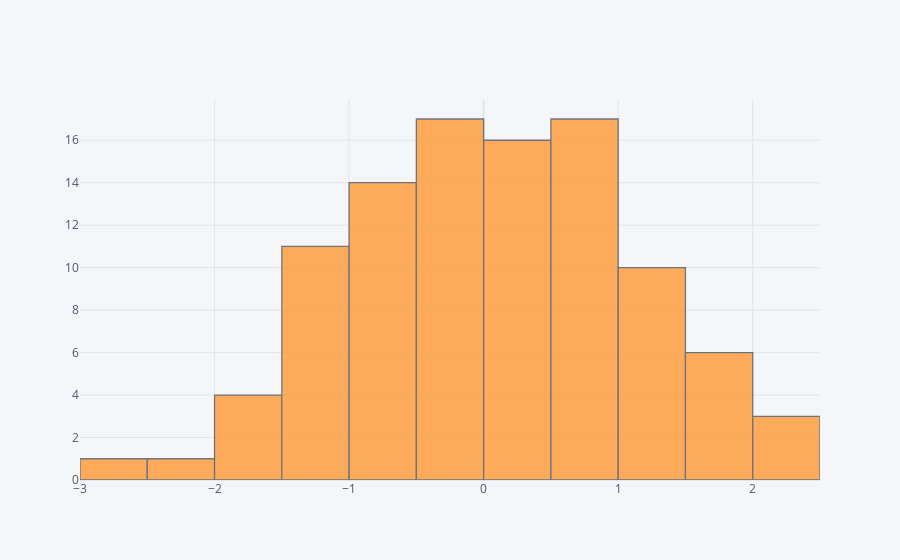

Source (notebook cell):
### Markdown cell above
## histogram

### Code cell
df['A'].iplot(kind='hist',bins=25)

### Figure 1 — Plotly figure (JSON) as saved in the notebook; plotly's stock layout.template omitted (floating-point values rounded to 4 significant figures)
{"data": [{"histfunc": "count", "histnorm": "", "marker": {"color": "rgba(255, 153, 51, 1.0)", "line": {"color": "#4D5663", "width": 1.3}}, "name": "A", "nbinsx": 25, "opacity": 0.8, "orientation": "v", "type": "histogram", "x": [0.3221, -1.271, 0.1078, -1.265, -0.623, 0.437, -1.855, -1.073, 1.327, 0.2442, 1.056, 1.712, -0.2678, -0.2805, 1.422, -1.076, -0.9864, 1.112, -0.6009, -0.2254, -1.972, -0.2365, 0.03209, 1.877, 0.1155, 0.497, 1.348, -0.01004, -0.2862, 0.7806, 1.208, 2.219, 0.322, -0.7897, -0.9215, 0.6712, -2.011, -0.531, -0.5878, -1.224, -0.6932, -0.1898, 0.2, -0.8955, 0.008237, -0.7788, -1.204, -1.085, 0.005831, 0.1728, 0.4449, -1.264, -0.4354, 0.9384, 0.4417, 0.9941, -0.2428, 1.135, -1.414, -0.1589, 1.448, 2.182, 2.244, -0.5848, 0.8639, 1.52, 0.3827, 0.8684, -1.202, 0.8931, 0.9233, 0.6698, 0.02239, 0.782, -0.3248, -1.824, -0.09514, 1.255, 0.5535, -0.1273, -0.7963, 1.221, 1.556, -0.4048, 0.5219, -1.527, -2.776, 0.9994, -0.1956, 1.636, -0.8896, 0.8582, 0.8086, 0.5062, 0.7183, -0.1147, -1.027, -0.5019, 1.601, -0.4035]}], "layout": {"barmode": "overlay", "legend": {"bgcolor": "#F5F6F9", "font": {"color": "#4D5663"}}, "paper_bgcolor": "#F5F6F9", "plot_bgcolor": "#F5F6F9", "title": {"font": {"color": "#4D5663"}}, "xaxis": {"gridcolor": "#E1E5ED", "showgrid": true, "tickfont": {"color": "#4D5663"}, "title": {"font": {"color": "#4D5663"}, "text": ""}, "zerolinecolor": "#E1E5ED"}, "yaxis": {"gridcolor": "#E1E5ED", "showgrid": true, "tickfont": {"color": "#4D5663"}, "title": {"font": {"color": "#4D5663"}, "text": ""}, "zerolinecolor": "#E1E5ED"}}}
